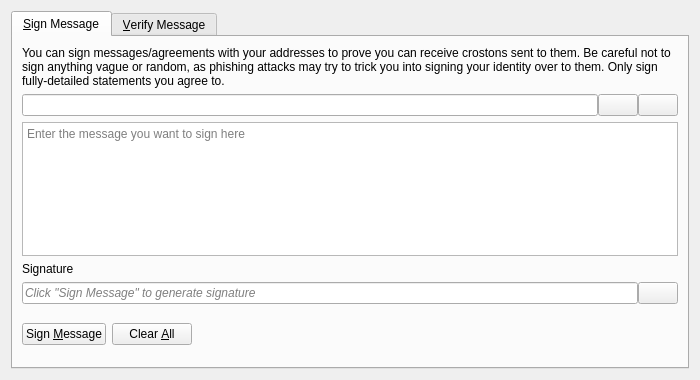
<?xml version="1.0" encoding="UTF-8"?>
<ui version="4.0">
 <class>SignVerifyMessageDialog</class>
 <widget class="QDialog" name="SignVerifyMessageDialog">
  <property name="geometry">
   <rect>
    <x>0</x>
    <y>0</y>
    <width>700</width>
    <height>380</height>
   </rect>
  </property>
  <property name="windowTitle">
   <string>Signatures - Sign / Verify a Message</string>
  </property>
  <property name="modal">
   <bool>true</bool>
  </property>
  <layout class="QVBoxLayout" name="verticalLayout">
   <item>
    <widget class="QTabWidget" name="tabWidget">
     <property name="currentIndex">
      <number>0</number>
     </property>
     <widget class="QWidget" name="tabSignMessage">
      <attribute name="title">
       <string>&amp;Sign Message</string>
      </attribute>
      <layout class="QVBoxLayout" name="verticalLayout_SM">
       <item>
        <widget class="QLabel" name="infoLabel_SM">
         <property name="text">
          <string>You can sign messages/agreements with your addresses to prove you can receive crostons sent to them. Be careful not to sign anything vague or random, as phishing attacks may try to trick you into signing your identity over to them. Only sign fully-detailed statements you agree to.</string>
         </property>
         <property name="textFormat">
          <enum>Qt::PlainText</enum>
         </property>
         <property name="wordWrap">
          <bool>true</bool>
         </property>
        </widget>
       </item>
       <item>
        <layout class="QHBoxLayout" name="horizontalLayout_1_SM">
         <property name="spacing">
          <number>0</number>
         </property>
         <item>
          <widget class="QValidatedLineEdit" name="addressIn_SM">
           <property name="toolTip">
            <string>The Croston address to sign the message with</string>
           </property>
          </widget>
         </item>
         <item>
          <widget class="QPushButton" name="addressBookButton_SM">
           <property name="toolTip">
            <string>Choose previously used address</string>
           </property>
           <property name="text">
            <string/>
           </property>
           <property name="icon">
            <iconset resource="../croston.qrc">
             <normaloff>:/icons/address-book</normaloff>:/icons/address-book</iconset>
           </property>
           <property name="shortcut">
            <string>Alt+A</string>
           </property>
           <property name="autoDefault">
            <bool>false</bool>
           </property>
          </widget>
         </item>
         <item>
          <widget class="QPushButton" name="pasteButton_SM">
           <property name="toolTip">
            <string>Paste address from clipboard</string>
           </property>
           <property name="text">
            <string/>
           </property>
           <property name="icon">
            <iconset resource="../croston.qrc">
             <normaloff>:/icons/editpaste</normaloff>:/icons/editpaste</iconset>
           </property>
           <property name="shortcut">
            <string>Alt+P</string>
           </property>
           <property name="autoDefault">
            <bool>false</bool>
           </property>
          </widget>
         </item>
        </layout>
       </item>
       <item>
        <widget class="QPlainTextEdit" name="messageIn_SM">
         <property name="toolTip">
          <string>Enter the message you want to sign here</string>
         </property>
         <property name="placeholderText">
          <string>Enter the message you want to sign here</string>
         </property>
        </widget>
       </item>
       <item>
        <widget class="QLabel" name="signatureLabel_SM">
         <property name="text">
          <string>Signature</string>
         </property>
         <property name="textFormat">
          <enum>Qt::PlainText</enum>
         </property>
        </widget>
       </item>
       <item>
        <layout class="QHBoxLayout" name="horizontalLayout_2_SM">
         <property name="spacing">
          <number>0</number>
         </property>
         <item>
          <widget class="QLineEdit" name="signatureOut_SM">
           <property name="placeholderText">
            <string>Click "Sign Message" to generate signature</string>
           </property>
           <property name="font">
            <font>
             <italic>true</italic>
            </font>
           </property>
           <property name="readOnly">
            <bool>true</bool>
           </property>
          </widget>
         </item>
         <item>
          <widget class="QPushButton" name="copySignatureButton_SM">
           <property name="toolTip">
            <string>Copy the current signature to the system clipboard</string>
           </property>
           <property name="text">
            <string/>
           </property>
           <property name="icon">
            <iconset resource="../croston.qrc">
             <normaloff>:/icons/editcopy</normaloff>:/icons/editcopy</iconset>
           </property>
           <property name="autoDefault">
            <bool>false</bool>
           </property>
          </widget>
         </item>
        </layout>
       </item>
       <item>
        <layout class="QHBoxLayout" name="horizontalLayout_3_SM">
         <item>
          <widget class="QPushButton" name="signMessageButton_SM">
           <property name="toolTip">
            <string>Sign the message to prove you own this Croston address</string>
           </property>
           <property name="text">
            <string>Sign &amp;Message</string>
           </property>
           <property name="icon">
            <iconset resource="../croston.qrc">
             <normaloff>:/icons/edit</normaloff>:/icons/edit</iconset>
           </property>
           <property name="autoDefault">
            <bool>false</bool>
           </property>
          </widget>
         </item>
         <item>
          <widget class="QPushButton" name="clearButton_SM">
           <property name="toolTip">
            <string>Reset all sign message fields</string>
           </property>
           <property name="text">
            <string>Clear &amp;All</string>
           </property>
           <property name="icon">
            <iconset resource="../croston.qrc">
             <normaloff>:/icons/remove</normaloff>:/icons/remove</iconset>
           </property>
           <property name="autoDefault">
            <bool>false</bool>
           </property>
          </widget>
         </item>
         <item>
          <spacer name="horizontalSpacer_1_SM">
           <property name="orientation">
            <enum>Qt::Horizontal</enum>
           </property>
           <property name="sizeHint" stdset="0">
            <size>
             <width>40</width>
             <height>48</height>
            </size>
           </property>
          </spacer>
         </item>
         <item>
          <widget class="QLabel" name="statusLabel_SM">
           <property name="font">
            <font>
             <weight>75</weight>
             <bold>true</bold>
            </font>
           </property>
           <property name="text">
            <string/>
           </property>
           <property name="wordWrap">
            <bool>true</bool>
           </property>
          </widget>
         </item>
         <item>
          <spacer name="horizontalSpacer_2_SM">
           <property name="orientation">
            <enum>Qt::Horizontal</enum>
           </property>
           <property name="sizeHint" stdset="0">
            <size>
             <width>40</width>
             <height>48</height>
            </size>
           </property>
          </spacer>
         </item>
        </layout>
       </item>
      </layout>
     </widget>
     <widget class="QWidget" name="tabVerifyMessage">
      <attribute name="title">
       <string>&amp;Verify Message</string>
      </attribute>
      <layout class="QVBoxLayout" name="verticalLayout_VM">
       <item>
        <widget class="QLabel" name="infoLabel_VM">
         <property name="text">
          <string>Enter the receiver's address, message (ensure you copy line breaks, spaces, tabs, etc. exactly) and signature below to verify the message. Be careful not to read more into the signature than what is in the signed message itself, to avoid being tricked by a man-in-the-middle attack. Note that this only proves the signing party receives with the address, it cannot prove sendership of any transaction!</string>
         </property>
         <property name="textFormat">
          <enum>Qt::PlainText</enum>
         </property>
         <property name="alignment">
          <set>Qt::AlignLeading|Qt::AlignLeft|Qt::AlignTop</set>
         </property>
         <property name="wordWrap">
          <bool>true</bool>
         </property>
        </widget>
       </item>
       <item>
        <layout class="QHBoxLayout" name="horizontalLayout_1_VM">
         <property name="spacing">
          <number>0</number>
         </property>
         <item>
          <widget class="QValidatedLineEdit" name="addressIn_VM">
           <property name="toolTip">
            <string>The Croston address the message was signed with</string>
           </property>
          </widget>
         </item>
         <item>
          <widget class="QPushButton" name="addressBookButton_VM">
           <property name="toolTip">
            <string>Choose previously used address</string>
           </property>
           <property name="text">
            <string/>
           </property>
           <property name="icon">
            <iconset resource="../croston.qrc">
             <normaloff>:/icons/address-book</normaloff>:/icons/address-book</iconset>
           </property>
           <property name="shortcut">
            <string>Alt+A</string>
           </property>
           <property name="autoDefault">
            <bool>false</bool>
           </property>
          </widget>
         </item>
        </layout>
       </item>
       <item>
        <widget class="QPlainTextEdit" name="messageIn_VM">
          <property name="toolTip">
            <string>The signed message to verify</string>
          </property>
          <property name="placeholderText">
            <string>The signed message to verify</string>
          </property>
        </widget>
       </item>
       <item>
        <widget class="QValidatedLineEdit" name="signatureIn_VM">
          <property name="toolTip">
            <string>The signature given when the message was signed</string>
          </property>
          <property name="placeholderText">
            <string>The signature given when the message was signed</string>
          </property>
        </widget>
       </item>
       <item>
        <layout class="QHBoxLayout" name="horizontalLayout_2_VM">
         <item>
          <widget class="QPushButton" name="verifyMessageButton_VM">
           <property name="toolTip">
            <string>Verify the message to ensure it was signed with the specified Croston address</string>
           </property>
           <property name="text">
            <string>Verify &amp;Message</string>
           </property>
           <property name="icon">
            <iconset resource="../croston.qrc">
             <normaloff>:/icons/transaction_0</normaloff>:/icons/transaction_0</iconset>
           </property>
           <property name="autoDefault">
            <bool>false</bool>
           </property>
          </widget>
         </item>
         <item>
          <widget class="QPushButton" name="clearButton_VM">
           <property name="toolTip">
            <string>Reset all verify message fields</string>
           </property>
           <property name="text">
            <string>Clear &amp;All</string>
           </property>
           <property name="icon">
            <iconset resource="../croston.qrc">
             <normaloff>:/icons/remove</normaloff>:/icons/remove</iconset>
           </property>
           <property name="autoDefault">
            <bool>false</bool>
           </property>
          </widget>
         </item>
         <item>
          <spacer name="horizontalSpacer_1_VM">
           <property name="orientation">
            <enum>Qt::Horizontal</enum>
           </property>
           <property name="sizeHint" stdset="0">
            <size>
             <width>40</width>
             <height>48</height>
            </size>
           </property>
          </spacer>
         </item>
         <item>
          <widget class="QLabel" name="statusLabel_VM">
           <property name="font">
            <font>
             <weight>75</weight>
             <bold>true</bold>
            </font>
           </property>
           <property name="text">
            <string/>
           </property>
           <property name="wordWrap">
            <bool>true</bool>
           </property>
          </widget>
         </item>
         <item>
          <spacer name="horizontalSpacer_2_VM">
           <property name="orientation">
            <enum>Qt::Horizontal</enum>
           </property>
           <property name="sizeHint" stdset="0">
            <size>
             <width>40</width>
             <height>48</height>
            </size>
           </property>
          </spacer>
         </item>
        </layout>
       </item>
      </layout>
     </widget>
    </widget>
   </item>
  </layout>
 </widget>
 <customwidgets>
  <customwidget>
   <class>QValidatedLineEdit</class>
   <extends>QLineEdit</extends>
   <header>qt/qvalidatedlineedit.h</header>
  </customwidget>
 </customwidgets>
 <resources>
  <include location="../croston.qrc"/>
 </resources>
 <connections/>
</ui>
